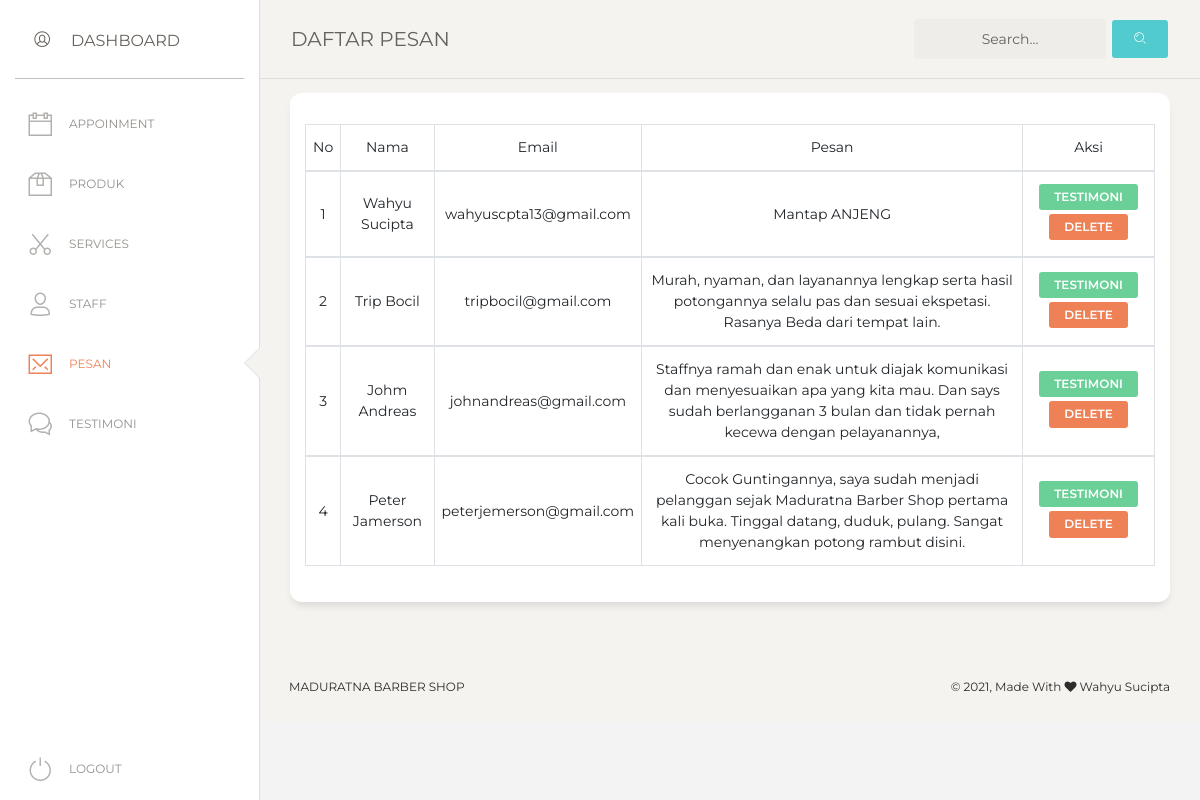
The app's page /admin/pesan/view.php (signed in) with its own data.
### tables this page shows
CREATE TABLE `tb_pesan` (
  `id_pesan` int(11) NOT NULL,
  `nama` varchar(50) NOT NULL,
  `email` varchar(50) NOT NULL,
  `pesan` text NOT NULL
);

### admin/pesan/view.php (the view, shortened to what this page needs)
<?php
    require_once "../../config/conn.php";
    if(isset($_POST['search'])){
        $a = $_POST['keyword'];
        $query = mysqli_query($conn, "SELECT * FROM tb_pesan WHERE nama LIKE '%$a%' OR email LIKE '%$a%' ");
    }
    else{
        $query = mysqli_query($conn, "SELECT * FROM tb_pesan");
    }
    $total = mysqli_num_rows($query);
?>
<!DOCTYPE html>
<html lang="en">
<head>
  <link href="https://maxcdn.bootstrapcdn.com/font-awesome/latest/css/font-awesome.min.css" rel="stylesheet">
  <link href="../assets/css/bootstrap.min.css" rel="stylesheet" />
  <link href="../assets/css/paper-dashboard.css?v=2.0.1" rel="stylesheet" />
  <link href="../assets/demo/demo.css" rel="stylesheet" />
</head>
<body class="">
  <div class="wrapper ">
    <div class="sidebar" data-color="white" data-active-color="danger">
    <div class="logo">
        <a class="simple-text logo-mini">
          <div class="logo-image-small pt-1">
            <i class="nc-icon nc-circle-10"></i>
          </div>
        </a>
        <a href="" class="simple-text logo-normal">
          Dashboard
        </a>
      </div>
      <div class="sidebar-wrapper">
        <ul class="nav">
          <li>
            <a href="../app/view.php">
              <i class="nc-icon nc-calendar-60"></i>
              <p>APPOINMENT</p>
            </a>
          </li>
          <li>
            <a href="../produk/view.php">
              <i class="nc-icon nc-box-2"></i>
              <p>Produk</p>
            </a>
          </li>
          <li>
            <a href="../service/view.php">
            <i class="nc-icon nc-scissors"></i>
              <p>Services</p>
            </a>
          </li>
          <li>
            <a href="../staff/view.php">
              <i class="nc-icon nc-single-02"></i>
              <p>Staff</p>
            </a>
          </li>
          <li class="active">
            <a href="view.php">
              <i class="nc-icon nc-email-85"></i>
              <p>Pesan</p>
            </a>
          </li>
          <li>
            <a href="../testimoni/view.php">
              <i class="nc-icon nc-chat-33"></i>
              <p>Testimoni</p>
            </a>
          </li>
          <li class="active-pro">
          <a href="../process/logout.php">
              <i class="nc-icon nc-button-power"></i>
              <p>Logout</p>
            </a>
          </li>
        </ul>
      </div>
    </div>
    <div class="main-panel">
      <nav class="navbar navbar-expand-lg navbar-absolute fixed-top navbar-transparent">
        <div class="container-fluid">
          <div class="navbar-wrapper">
            <a class="navbar-brand" href="">DAFTAR PESAN</a>
          </div>
          <form action="" method="POST">
            <div class="collapse navbar-collapse justify-content-end" id="navigation">
                <div class="input-group no-border">
                  <input type="teext" name="keyword" class="form-control" placeholder="Search...">
                </div>
                <ul class="navbar-nav">
                  <li class="nav-item">
                    <button type="submit" name="search" class="btn btn-primary"><i class="nc-icon nc-zoom-split"></i></button>
                  </li>
                </ul>
            </div>
          </form>
        </div>
      </nav>
      <div class="content">
        <div class="row">
          <div class="col-md-12">
            <div class="card">
              <div class="card-body">
                <div class="table-responsive">
                  <table class="table">
                  <?php if($total <= 0){ ?>
                    <?php } else {?>
                    <table class="table table-hover table-bordered">
                        <thead align="center">
                            <td>No</td>
                            <td>Nama</td>
                            <td>Email</td>
                            <td>Pesan</td>
                            <td>Aksi</td>
                        <?php
                            $i = 1;
                            foreach ($query as $sql) :
                        ?>
                        <tbody align="center">
                          <form action="process/reply-process.php" method="POST">
                            <td><?= $i++; ?></td>
                            <td><?= $sql['nama'] ?></td>
                            <td><?= $sql['email'] ?></td>
                            <td><?= $sql['pesan'] ?></td>
                            <td><a href="process/reply-process.php?id=<?=$sql['id_pesan']?>" class="btn btn-success btn-sm mb-1">TESTIMONI</a>
                                <a onclick="return confirm('Yakin Ingin Menghapus Data Ini ?')" href="process/delete.php?id=<?=$sql['id_pesan']?>" class="btn btn-danger btn-sm mb-1">DELETE</a>
                            </td>
                          </form>
                        </tbody>
                        <?php endforeach; ?>
                        <?php }?>
                  </table>
                </div>
              </div>
            </div>
          </div>
        </div>
      </div>
      <footer class="footer footer-black  footer-white ">
        <div class="container-fluid">
          <div class="row">
            <nav class="footer-nav">
              <ul>
                <li><a href="" target="_blank">Maduratna Barber Shop</a></li>
              </ul>
            </nav>
            <div class="credits ml-auto">
              <span class="copyright">
                © , Made With <i class="fa fa-heart heart"></i> Wahyu Sucipta
              </span>
            </div>
          </div>
        </div>
      </footer>
    </div>
  </div>
</body>
</html>

### admin/assets/demo/demo.css (style rules this page uses)
body { background-color: #f3f3f3; }
.sidebar .logo { padding: 15px; }
@media all and (min-width: 992px) { .sidebar .nav>li.active-pro { position: absolute; width: 100%; bottom: 10px; } }

### admin/pesan/view.php (style rules this page uses)
input { border:none; background-color: transparent; width: 100%; padding: 10px; text-align: center; }

### records on screen
tb_pesan: nama "Wahyu Sucipta", email "wahyuscpta13@gmail.com", pesan "Mantap ANJENG"
tb_pesan: nama "Trip Bocil", email "tripbocil@gmail.com", pesan "Murah, nyaman, dan layanannya lengkap serta hasil potongannya selalu pas dan sesuai ekspetasi. Rasanya Beda dari tempat lain."
tb_pesan: nama "Johm Andreas", email "johnandreas@gmail.com", pesan "Staffnya ramah dan enak untuk diajak komunikasi dan menyesuaikan apa yang kita mau. Dan says sudah berlangganan 3 bulan dan tidak pernah kecewa dengan pelayanannya,"
tb_pesan: nama "Peter Jamerson", email "peterjemerson@gmail.com", pesan "Cocok Guntingannya, saya sudah menjadi pelanggan sejak Maduratna Barber Shop pertama kali buka. Tinggal datang, duduk, pulang. Sangat menyenangkan potong rambut disini."
